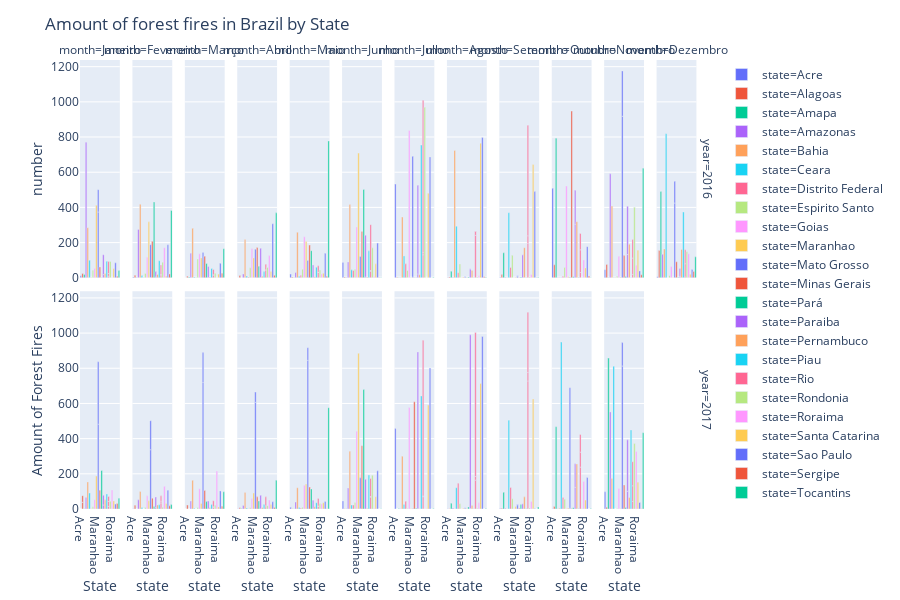

The notebook cell saved with this chart:
### Code cell
#STATE = df.groupby(['state']).sum()
#STATE = STATE.reset_index()
#STATE = STATE.sort_values(['number'], ascending= False)

TEN = df['year'] > 2015

TEN = df[TEN]

fig = px.bar(TEN, x="state", y="number", color="state", 
             facet_row="year", facet_col="month",)

fig.update_layout(title='Amount of forest fires in Brazil by State',
                   xaxis_title='State',
                   yaxis_title='Amount of Forest Fires')

fig.show()
